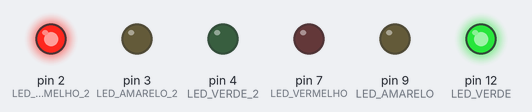
A sketch run on a simulated Arduino Uno, built with avr-gcc and run on an emulated ATmega328P. Parts: output pins drawn as LEDs (lit = HIGH).

Above: at 0.5 s.
At 1.5 s:
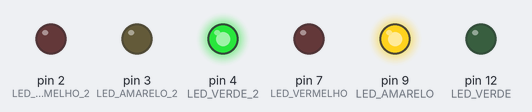
At 5.5 s:
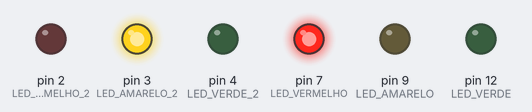
Timing chart, 0 to 6.9 s (numbered marks = the images above):
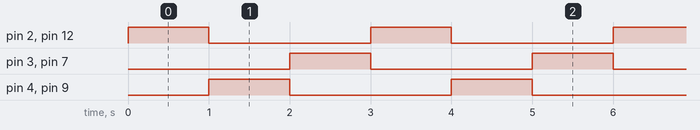

Measured:
- by itself, pin 2 (LED_VERMELHO_2), pin 3 (LED_AMARELO_2), pin 4 (LED_VERDE_2), pin 7 (LED_VERMELHO), pin 9 (LED_AMARELO), pin 12 (LED_VERDE): alternates HIGH for 1.0 s and LOW for 2.0 s
- by itself, everything shown: repeats every 3.0 s, in 3 steps

The sketch:

sem_foro_sincronizado1.ino
```cpp
void setup() {
  pinMode(12, OUTPUT); //LED VERDE
  pinMode(9, OUTPUT);  //LED AMARELO
  pinMode(7, OUTPUT);  //LED VERMELHO

  pinMode(4, OUTPUT);  // LED VERDE 2
  pinMode(3, OUTPUT);  // LED AMARELO 2
  pinMode(2, OUTPUT);  // LED VERMELHO 2

}


void loop() {
  //
 digitalWrite(12, HIGH);
 digitalWrite(9, LOW);
 digitalWrite(7, LOW);
 digitalWrite(4, LOW);
 digitalWrite(3, LOW);
 digitalWrite(2, HIGH);
  delay(1000);
 digitalWrite(12, LOW);
 digitalWrite(9, HIGH);
 digitalWrite(7, LOW);
 digitalWrite(4, HIGH);
 digitalWrite(3, LOW);
 digitalWrite(2, LOW);
   delay(1000);
  //
 digitalWrite(12, LOW);
 digitalWrite(9, LOW);
 digitalWrite(7, HIGH);
 digitalWrite(4, LOW);
 digitalWrite(3, HIGH);
 digitalWrite(2, LOW);
   delay(1000);
 digitalWrite(12, HIGH);
 digitalWrite(9, LOW);
 digitalWrite(7, LOW);
 digitalWrite(4, LOW);
 digitalWrite(3, LOW);
 digitalWrite(2, HIGH);
   delay(1000);
  //
 digitalWrite(12, LOW);
 digitalWrite(9, HIGH);
 digitalWrite(7, LOW);
 digitalWrite(4, HIGH);
 digitalWrite(3, LOW);
 digitalWrite(2, LOW);
   delay(1000);
 digitalWrite(12, LOW);
 digitalWrite(9, LOW);
 digitalWrite(7, HIGH);
 digitalWrite(4, LOW);
 digitalWrite(3, HIGH);
 digitalWrite(2, LOW);
   delay(1000);

}


  
```
